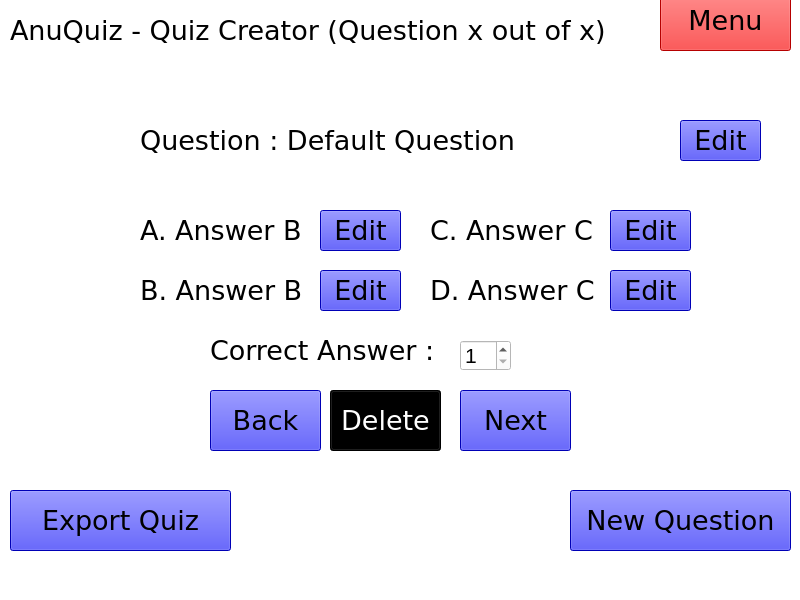
<?xml version="1.0" encoding="UTF-8"?>
<ui version="4.0">
 <class>MainWindow</class>
 <widget class="QMainWindow" name="MainWindow">
  <property name="geometry">
   <rect>
    <x>0</x>
    <y>0</y>
    <width>800</width>
    <height>600</height>
   </rect>
  </property>
  <property name="windowTitle">
   <string>AnuQuiz</string>
  </property>
  <property name="styleSheet">
   <string notr="true">background:rgb(255,255,255)</string>
  </property>
  <widget class="QWidget" name="centralwidget">
   <widget class="QLabel" name="questionIndex">
    <property name="geometry">
     <rect>
      <x>10</x>
      <y>-10</y>
      <width>661</width>
      <height>81</height>
     </rect>
    </property>
    <property name="font">
     <font>
      <family>Verdana</family>
      <pointsize>20</pointsize>
     </font>
    </property>
    <property name="text">
     <string>AnuQuiz - Quiz Creator (Question x out of x)</string>
    </property>
   </widget>
   <widget class="QPushButton" name="menuButton">
    <property name="geometry">
     <rect>
      <x>660</x>
      <y>-10</y>
      <width>131</width>
      <height>61</height>
     </rect>
    </property>
    <property name="font">
     <font>
      <family>Verdana</family>
      <pointsize>20</pointsize>
     </font>
    </property>
    <property name="styleSheet">
     <string notr="true">background:rgb(255,0,0)</string>
    </property>
    <property name="text">
     <string>Menu</string>
    </property>
   </widget>
   <widget class="QPushButton" name="newButton">
    <property name="geometry">
     <rect>
      <x>570</x>
      <y>490</y>
      <width>221</width>
      <height>61</height>
     </rect>
    </property>
    <property name="font">
     <font>
      <family>Verdana</family>
      <pointsize>20</pointsize>
     </font>
    </property>
    <property name="styleSheet">
     <string notr="true">background:rgb(0,0,255)</string>
    </property>
    <property name="text">
     <string>New Question</string>
    </property>
   </widget>
   <widget class="QPushButton" name="backButton">
    <property name="geometry">
     <rect>
      <x>210</x>
      <y>390</y>
      <width>111</width>
      <height>61</height>
     </rect>
    </property>
    <property name="font">
     <font>
      <family>Verdana</family>
      <pointsize>20</pointsize>
     </font>
    </property>
    <property name="styleSheet">
     <string notr="true">background:rgb(0,0,255)</string>
    </property>
    <property name="text">
     <string>Back</string>
    </property>
   </widget>
   <widget class="QPushButton" name="nextButton">
    <property name="geometry">
     <rect>
      <x>460</x>
      <y>390</y>
      <width>111</width>
      <height>61</height>
     </rect>
    </property>
    <property name="font">
     <font>
      <family>Verdana</family>
      <pointsize>20</pointsize>
     </font>
    </property>
    <property name="styleSheet">
     <string notr="true">background:rgb(0,0,255)</string>
    </property>
    <property name="text">
     <string>Next</string>
    </property>
   </widget>
   <widget class="QPushButton" name="deleteButton">
    <property name="geometry">
     <rect>
      <x>330</x>
      <y>390</y>
      <width>111</width>
      <height>61</height>
     </rect>
    </property>
    <property name="font">
     <font>
      <family>Verdana</family>
      <pointsize>20</pointsize>
     </font>
    </property>
    <property name="styleSheet">
     <string notr="true">background:rgb(0,0,0);
color:white;</string>
    </property>
    <property name="text">
     <string>Delete</string>
    </property>
   </widget>
   <widget class="QPushButton" name="exportButton">
    <property name="geometry">
     <rect>
      <x>10</x>
      <y>490</y>
      <width>221</width>
      <height>61</height>
     </rect>
    </property>
    <property name="font">
     <font>
      <family>Verdana</family>
      <pointsize>20</pointsize>
     </font>
    </property>
    <property name="styleSheet">
     <string notr="true">background:rgb(0,0,255)</string>
    </property>
    <property name="text">
     <string>Export Quiz</string>
    </property>
   </widget>
   <widget class="QLabel" name="a1Label">
    <property name="geometry">
     <rect>
      <x>140</x>
      <y>210</y>
      <width>241</width>
      <height>41</height>
     </rect>
    </property>
    <property name="font">
     <font>
      <family>Verdana</family>
      <pointsize>20</pointsize>
     </font>
    </property>
    <property name="text">
     <string>A. Answer B</string>
    </property>
   </widget>
   <widget class="QLabel" name="a2Label">
    <property name="geometry">
     <rect>
      <x>140</x>
      <y>270</y>
      <width>241</width>
      <height>41</height>
     </rect>
    </property>
    <property name="font">
     <font>
      <family>Verdana</family>
      <pointsize>20</pointsize>
     </font>
    </property>
    <property name="text">
     <string>B. Answer B</string>
    </property>
   </widget>
   <widget class="QLabel" name="a3Label">
    <property name="geometry">
     <rect>
      <x>430</x>
      <y>210</y>
      <width>241</width>
      <height>41</height>
     </rect>
    </property>
    <property name="font">
     <font>
      <family>Verdana</family>
      <pointsize>20</pointsize>
     </font>
    </property>
    <property name="text">
     <string>C. Answer C</string>
    </property>
   </widget>
   <widget class="QLabel" name="a4Label">
    <property name="geometry">
     <rect>
      <x>430</x>
      <y>270</y>
      <width>241</width>
      <height>41</height>
     </rect>
    </property>
    <property name="font">
     <font>
      <family>Verdana</family>
      <pointsize>20</pointsize>
     </font>
    </property>
    <property name="text">
     <string>D. Answer C</string>
    </property>
   </widget>
   <widget class="QPushButton" name="a1Edit">
    <property name="geometry">
     <rect>
      <x>320</x>
      <y>210</y>
      <width>81</width>
      <height>41</height>
     </rect>
    </property>
    <property name="font">
     <font>
      <family>Verdana</family>
      <pointsize>20</pointsize>
     </font>
    </property>
    <property name="styleSheet">
     <string notr="true">background:rgb(0,0,255)</string>
    </property>
    <property name="text">
     <string>Edit</string>
    </property>
   </widget>
   <widget class="QPushButton" name="a2Edit">
    <property name="geometry">
     <rect>
      <x>320</x>
      <y>270</y>
      <width>81</width>
      <height>41</height>
     </rect>
    </property>
    <property name="font">
     <font>
      <family>Verdana</family>
      <pointsize>20</pointsize>
     </font>
    </property>
    <property name="styleSheet">
     <string notr="true">background:rgb(0,0,255)</string>
    </property>
    <property name="text">
     <string>Edit</string>
    </property>
   </widget>
   <widget class="QPushButton" name="a3Edit">
    <property name="geometry">
     <rect>
      <x>610</x>
      <y>210</y>
      <width>81</width>
      <height>41</height>
     </rect>
    </property>
    <property name="font">
     <font>
      <family>Verdana</family>
      <pointsize>20</pointsize>
     </font>
    </property>
    <property name="styleSheet">
     <string notr="true">background:rgb(0,0,255)</string>
    </property>
    <property name="text">
     <string>Edit</string>
    </property>
   </widget>
   <widget class="QPushButton" name="a4Edit">
    <property name="geometry">
     <rect>
      <x>610</x>
      <y>270</y>
      <width>81</width>
      <height>41</height>
     </rect>
    </property>
    <property name="font">
     <font>
      <family>Verdana</family>
      <pointsize>20</pointsize>
     </font>
    </property>
    <property name="styleSheet">
     <string notr="true">background:rgb(0,0,255)</string>
    </property>
    <property name="text">
     <string>Edit</string>
    </property>
   </widget>
   <widget class="QLabel" name="questionLabel">
    <property name="geometry">
     <rect>
      <x>140</x>
      <y>120</y>
      <width>511</width>
      <height>41</height>
     </rect>
    </property>
    <property name="font">
     <font>
      <family>Verdana</family>
      <pointsize>20</pointsize>
     </font>
    </property>
    <property name="text">
     <string>Question : Default Question</string>
    </property>
   </widget>
   <widget class="QPushButton" name="questionEdit">
    <property name="geometry">
     <rect>
      <x>680</x>
      <y>120</y>
      <width>81</width>
      <height>41</height>
     </rect>
    </property>
    <property name="font">
     <font>
      <family>Verdana</family>
      <pointsize>20</pointsize>
     </font>
    </property>
    <property name="styleSheet">
     <string notr="true">background:rgb(0,0,255)</string>
    </property>
    <property name="text">
     <string>Edit</string>
    </property>
   </widget>
   <widget class="QLabel" name="a2Label_2">
    <property name="geometry">
     <rect>
      <x>210</x>
      <y>330</y>
      <width>241</width>
      <height>41</height>
     </rect>
    </property>
    <property name="font">
     <font>
      <family>Verdana</family>
      <pointsize>20</pointsize>
     </font>
    </property>
    <property name="text">
     <string>Correct Answer :</string>
    </property>
   </widget>
   <widget class="QSpinBox" name="answerSpinbox">
    <property name="geometry">
     <rect>
      <x>460</x>
      <y>340</y>
      <width>51</width>
      <height>31</height>
     </rect>
    </property>
    <property name="font">
     <font>
      <pointsize>16</pointsize>
     </font>
    </property>
    <property name="minimum">
     <number>1</number>
    </property>
    <property name="maximum">
     <number>4</number>
    </property>
   </widget>
  </widget>
  <widget class="QMenuBar" name="menubar">
   <property name="geometry">
    <rect>
     <x>0</x>
     <y>0</y>
     <width>800</width>
     <height>21</height>
    </rect>
   </property>
  </widget>
  <widget class="QStatusBar" name="statusbar"/>
 </widget>
 <resources/>
 <connections/>
</ui>
